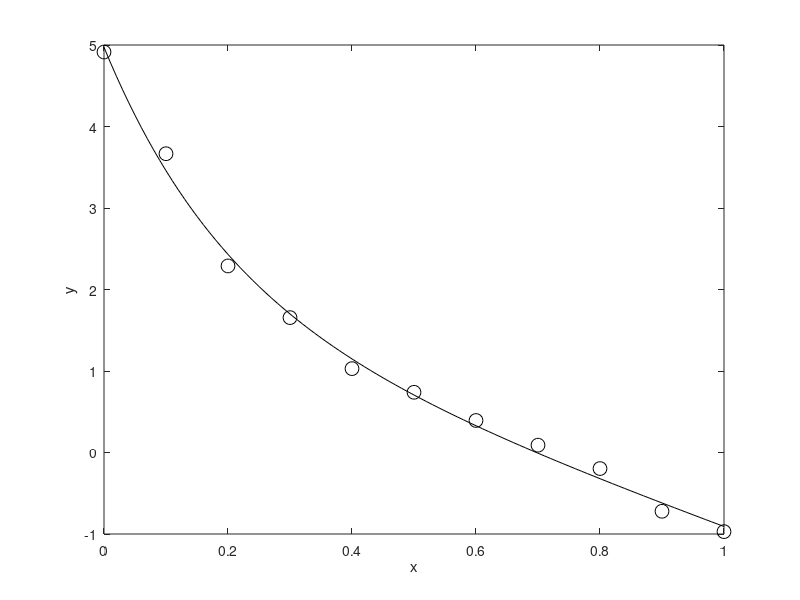

This figure's MATLAB source:
% FIT  Find least squares fit, of shifted exponential form, to noisy data.
% Use mostly by-hand analysis of minimizing 3-variable quadratic function by
% computing the gradient (df) and solving a linear system (df(c) = 0).

% the data
x = [0.000 0.100 0.200 0.300 0.400 0.500 0.600 0.700  0.800  0.900  1.000];
y = [4.914 3.666 2.289 1.655 1.029 0.739 0.393 0.090 -0.197 -0.721 -0.971];

% generate gradient  df(c) = A c - b  from symmetric matrix A and vector b
ex = exp(-5.0*x);
A = zeros(3,3);
A(1,1) = 11.0;
A(1,2) = sum(x);      A(2,1) = A(1,2);
A(1,3) = sum(ex);     A(3,1) = A(1,3);
A(2,2) = sum(x.^2);
A(2,3) = sum(x.*ex);  A(3,2) = A(2,3);
A(3,3) = sum(ex.^2);
b = [sum(y), sum(x.*y), sum(ex.*y)]';

% solve system  df(c) = 0
c = A \ b

% plot result, with original data
plot(x,y,'ko','markersize',10),  hold on
xfine = 0:.01:1;                  % to plot smooth curve, use many x-values
plot(xfine,c(1) + c(2)*xfine + c(3)*exp(-5.0*xfine),'k')
hold off,  xlabel x,  ylabel y
